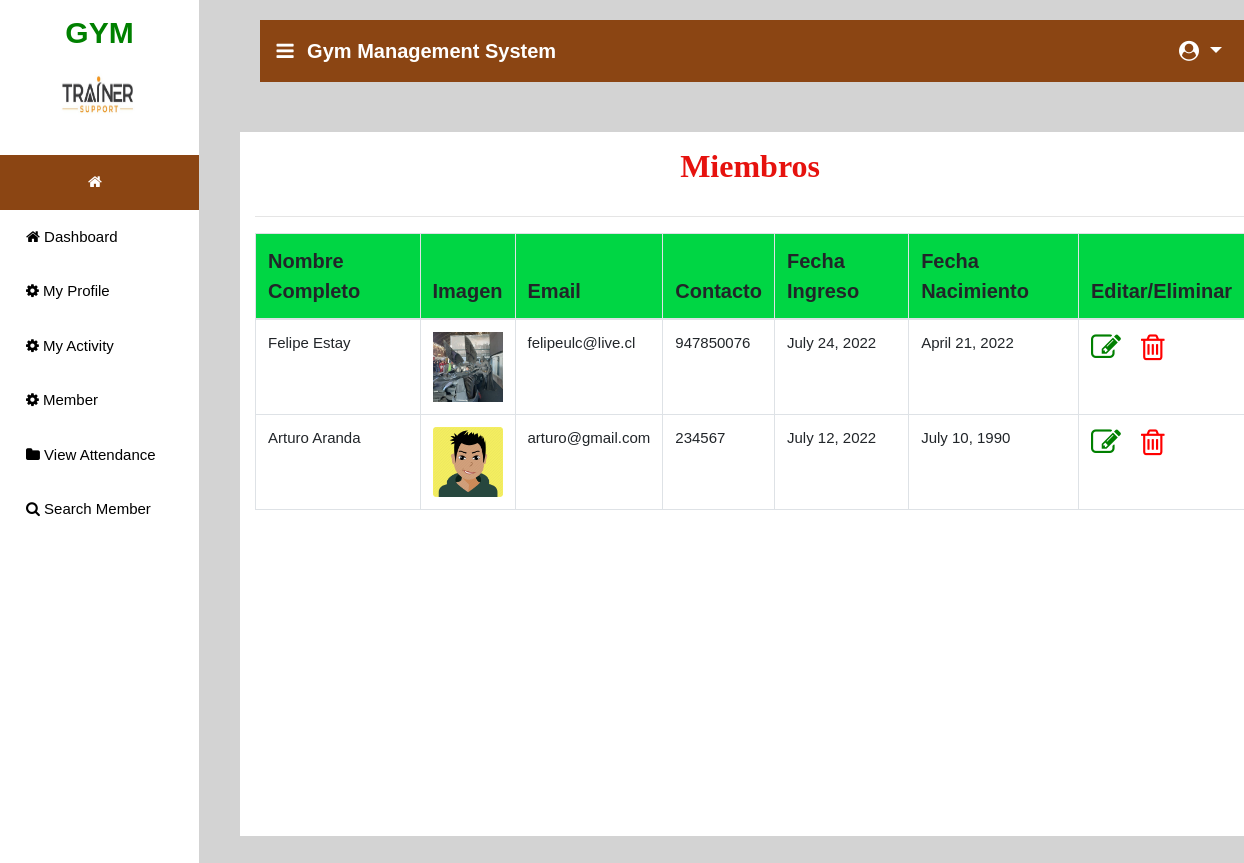
/all_member, run on the app's committed database.
### gym/models.py (models this page shows, shortened)
class Member(models.Model):
    user = models.ForeignKey(User, on_delete=models.CASCADE, null=True)
    batch = models.ForeignKey(Batch, on_delete=models.CASCADE, null=True)
    contact = models.CharField(max_length=10, null=True)
    address = models.CharField(max_length=10, null=True)
    height = models.CharField(max_length=10, null=True)
    weight = models.CharField(max_length=10, null=True)
    doj = models.DateField(max_length=10, null=True)
    dob = models.DateField(max_length=10, null=True)
    image = models.FileField(null=True)

### gym/views.py (the view)
# urls.py: path('all_member', View_All_Member,name="all_member"),
def View_All_Member(request):
    package = Member.objects.all()
    d = {'package':package}
    return render(request,'all_member.html',d)

### gym/templates/all_member.html (shortened to what this page needs)
{% extends 'navigation3.html' %}
{% block body1 %}
<div style="background-color:lightgrey;width:100%;height:800px;position:absolute">
<div class="container" style="margin-top:%;background:white;width:100%;height:88%">
<center><h2 style = "margin-top:2%;padding:15px;font-family : 'Monotype Corsiva' ; color : #E6120E ; font-weight : bold;margin-top:5%">Miembros</h2></center><hr>
<table class="table table-bordered" id="myTable">
  <thead>
  <tr>
    <th>Nombre Completo</th>
    <th>Imagen</th>
    <th>Email</th>
    <th>Contacto</th>
    <th>Fecha Ingreso</th>
    <th>Fecha Nacimiento</th>
    <th>Editar/Eliminar</th>
  </tr>
  </thead>
   <tbody>
{% for i in package %}
{% if not i.user.is_staff %}
  <tr>
    <td>{{i.user.first_name}} {{i.user.last_name}}</td>
    <td><img src="{{i.image.url}}" style="width:70px"></td>
    <td>{{i.user.email}}</td>
    <td>{{i.contact}}</td>
    <td>{{i.doj}}</td>
    <td>{{i.dob}}</td>
    <td><a href="{% url 'edit_member' i.id %}"><i style="font-size:30px;color:green;margin-right:16px" class="fa fa-edit"></i> </a>
      <a href="{% url 'delete_member' i.id %}"><i style="font-size:30px;color:red" class="fa fa-trash-o" onclick="return confirm('Esta seguro?')"></i> </a> </td>
  </tr>
{% endif %}
   {% endfor %}
    </tbody>
</table>
 </div></div>
{% endblock %}

### gym/templates/navigation2.html (style rules this page uses)
thead { background:#00d644; }
body { font-family: "Lato", sans-serif; }
body { margin:0;font-family:Arial }

### gym/templates/all_member.html (style rules this page uses)
td { font-size:15px; }

### data on the page
Member: user.first_name "Felipe", user.last_name "Estay", image (picture), user.email "felipeulc@live.cl", contact "947850076", doj "July 24, 2022", dob "April 21, 2022"
Member: user.first_name "Arturo", user.last_name "Aranda", image (picture), user.email "arturo@gmail.com", contact "234567", doj "July 12, 2022", dob "July 10, 1990"
